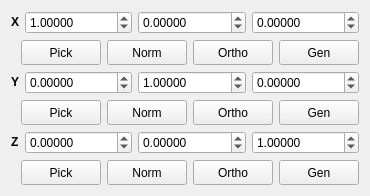
          <widget class="QWidget" name="SourceTab_2">
           <attribute name="title">
            <string>Source</string>
           </attribute>
           <layout class="QVBoxLayout" name="verticalLayout_9">
            <item>
             <layout class="QHBoxLayout" name="horizontalLayout_16">
              <item>
               <widget class="QLabel" name="label_16">
                <property name="sizePolicy">
                 <sizepolicy hsizetype="Fixed" vsizetype="Fixed">
                  <horstretch>0</horstretch>
                  <verstretch>0</verstretch>
                 </sizepolicy>
                </property>
                <property name="font">
                 <font>
                  <weight>75</weight>
                  <bold>true</bold>
                 </font>
                </property>
                <property name="text">
                 <string>X</string>
                </property>
               </widget>
              </item>
              <item>
               <widget class="QDoubleSpinBox" name="ConvertSourceMatrixAXSpin">
                <property name="sizePolicy">
                 <sizepolicy hsizetype="Expanding" vsizetype="Fixed">
                  <horstretch>0</horstretch>
                  <verstretch>0</verstretch>
                 </sizepolicy>
                </property>
                <property name="decimals">
                 <number>5</number>
                </property>
                <property name="minimum">
                 <double>-10.000000000000000</double>
                </property>
                <property name="maximum">
                 <double>10.000000000000000</double>
                </property>
                <property name="singleStep">
                 <double>0.100000000000000</double>
                </property>
                <property name="value">
                 <double>1.000000000000000</double>
                </property>
               </widget>
              </item>
              <item>
               <widget class="QDoubleSpinBox" name="ConvertSourceMatrixAYSpin">
                <property name="sizePolicy">
                 <sizepolicy hsizetype="Expanding" vsizetype="Fixed">
                  <horstretch>0</horstretch>
                  <verstretch>0</verstretch>
                 </sizepolicy>
                </property>
                <property name="decimals">
                 <number>5</number>
                </property>
                <property name="minimum">
                 <double>-10.000000000000000</double>
                </property>
                <property name="maximum">
                 <double>10.000000000000000</double>
                </property>
                <property name="singleStep">
                 <double>0.100000000000000</double>
                </property>
               </widget>
              </item>
              <item>
               <widget class="QDoubleSpinBox" name="ConvertSourceMatrixAZSpin">
                <property name="sizePolicy">
                 <sizepolicy hsizetype="Expanding" vsizetype="Fixed">
                  <horstretch>0</horstretch>
                  <verstretch>0</verstretch>
                 </sizepolicy>
                </property>
                <property name="decimals">
                 <number>5</number>
                </property>
                <property name="minimum">
                 <double>-10.000000000000000</double>
                </property>
                <property name="maximum">
                 <double>10.000000000000000</double>
                </property>
                <property name="singleStep">
                 <double>0.100000000000000</double>
                </property>
               </widget>
              </item>
             </layout>
            </item>
            <item>
             <layout class="QHBoxLayout" name="horizontalLayout_17">
              <item>
               <spacer name="horizontalSpacer_12">
                <property name="orientation">
                 <enum>Qt::Horizontal</enum>
                </property>
                <property name="sizeHint" stdset="0">
                 <size>
                  <width>10</width>
                  <height>20</height>
                 </size>
                </property>
               </spacer>
              </item>
              <item>
               <widget class="QPushButton" name="ConvertSourceDefineAButton">
                <property name="minimumSize">
                 <size>
                  <width>50</width>
                  <height>25</height>
                 </size>
                </property>
                <property name="maximumSize">
                 <size>
                  <width>200</width>
                  <height>25</height>
                 </size>
                </property>
                <property name="toolTip">
                 <string>Choose two atoms to define the X axis</string>
                </property>
                <property name="text">
                 <string>Pick</string>
                </property>
                <property name="icon">
                 <iconset resource="icons.qrc">
                  <normaloff>:/basic/icons/basic_pick.svg</normaloff>:/basic/icons/basic_pick.svg</iconset>
                </property>
                <property name="iconSize">
                 <size>
                  <width>16</width>
                  <height>16</height>
                 </size>
                </property>
                <property name="checkable">
                 <bool>true</bool>
                </property>
               </widget>
              </item>
              <item>
               <widget class="QPushButton" name="ConvertSourceNormaliseAButton">
                <property name="minimumSize">
                 <size>
                  <width>32</width>
                  <height>25</height>
                 </size>
                </property>
                <property name="maximumSize">
                 <size>
                  <width>200</width>
                  <height>25</height>
                 </size>
                </property>
                <property name="toolTip">
                 <string>Normalise vector</string>
                </property>
                <property name="text">
                 <string>Norm</string>
                </property>
                <property name="icon">
                 <iconset resource="icons.qrc">
                  <normaloff>:/vector/icons/vector_normalise.svg</normaloff>:/vector/icons/vector_normalise.svg</iconset>
                </property>
                <property name="iconSize">
                 <size>
                  <width>16</width>
                  <height>16</height>
                 </size>
                </property>
               </widget>
              </item>
              <item>
               <widget class="QPushButton" name="ConvertSourceOrthogonaliseAButton">
                <property name="minimumSize">
                 <size>
                  <width>32</width>
                  <height>25</height>
                 </size>
                </property>
                <property name="maximumSize">
                 <size>
                  <width>200</width>
                  <height>25</height>
                 </size>
                </property>
                <property name="toolTip">
                 <string>Orthogonalise vector w.r.t. Y-axis</string>
                </property>
                <property name="text">
                 <string>Ortho</string>
                </property>
                <property name="icon">
                 <iconset resource="icons.qrc">
                  <normaloff>:/vector/icons/vector_orthogonalise.svg</normaloff>:/vector/icons/vector_orthogonalise.svg</iconset>
                </property>
                <property name="iconSize">
                 <size>
                  <width>16</width>
                  <height>16</height>
                 </size>
                </property>
               </widget>
              </item>
              <item>
               <widget class="QPushButton" name="ConvertSourceGenerateAButton">
                <property name="minimumSize">
                 <size>
                  <width>32</width>
                  <height>25</height>
                 </size>
                </property>
                <property name="maximumSize">
                 <size>
                  <width>200</width>
                  <height>25</height>
                 </size>
                </property>
                <property name="toolTip">
                 <string>Generate axis from cross product of other axes</string>
                </property>
                <property name="text">
                 <string>Gen</string>
                </property>
                <property name="icon">
                 <iconset resource="icons.qrc">
                  <normaloff>:/vector/icons/vector_generatexp.svg</normaloff>:/vector/icons/vector_generatexp.svg</iconset>
                </property>
                <property name="iconSize">
                 <size>
                  <width>16</width>
                  <height>16</height>
                 </size>
                </property>
               </widget>
              </item>
             </layout>
            </item>
            <item>
             <layout class="QHBoxLayout" name="horizontalLayout_18">
              <item>
               <widget class="QLabel" name="label_14">
                <property name="sizePolicy">
                 <sizepolicy hsizetype="Fixed" vsizetype="Fixed">
                  <horstretch>0</horstretch>
                  <verstretch>0</verstretch>
                 </sizepolicy>
                </property>
                <property name="font">
                 <font>
                  <weight>75</weight>
                  <bold>true</bold>
                 </font>
                </property>
                <property name="text">
                 <string>Y</string>
                </property>
               </widget>
              </item>
              <item>
               <widget class="QDoubleSpinBox" name="ConvertSourceMatrixBXSpin">
                <property name="sizePolicy">
                 <sizepolicy hsizetype="Expanding" vsizetype="Fixed">
                  <horstretch>0</horstretch>
                  <verstretch>0</verstretch>
                 </sizepolicy>
                </property>
                <property name="decimals">
                 <number>5</number>
                </property>
                <property name="minimum">
                 <double>-10.000000000000000</double>
                </property>
                <property name="maximum">
                 <double>10.000000000000000</double>
                </property>
                <property name="singleStep">
                 <double>0.100000000000000</double>
                </property>
               </widget>
              </item>
              <item>
               <widget class="QDoubleSpinBox" name="ConvertSourceMatrixBYSpin">
                <property name="sizePolicy">
                 <sizepolicy hsizetype="Expanding" vsizetype="Fixed">
                  <horstretch>0</horstretch>
                  <verstretch>0</verstretch>
                 </sizepolicy>
                </property>
                <property name="decimals">
                 <number>5</number>
                </property>
                <property name="minimum">
                 <double>-10.000000000000000</double>
                </property>
                <property name="maximum">
                 <double>10.000000000000000</double>
                </property>
                <property name="singleStep">
                 <double>0.100000000000000</double>
                </property>
                <property name="value">
                 <double>1.000000000000000</double>
                </property>
               </widget>
              </item>
              <item>
               <widget class="QDoubleSpinBox" name="ConvertSourceMatrixBZSpin">
                <property name="sizePolicy">
                 <sizepolicy hsizetype="Expanding" vsizetype="Fixed">
                  <horstretch>0</horstretch>
                  <verstretch>0</verstretch>
                 </sizepolicy>
                </property>
                <property name="decimals">
                 <number>5</number>
                </property>
                <property name="minimum">
                 <double>-10.000000000000000</double>
                </property>
                <property name="maximum">
                 <double>10.000000000000000</double>
                </property>
                <property name="singleStep">
                 <double>0.100000000000000</double>
                </property>
               </widget>
              </item>
             </layout>
            </item>
            <item>
             <layout class="QHBoxLayout" name="horizontalLayout_19">
              <item>
               <spacer name="horizontalSpacer_13">
                <property name="orientation">
                 <enum>Qt::Horizontal</enum>
                </property>
                <property name="sizeHint" stdset="0">
                 <size>
                  <width>10</width>
                  <height>20</height>
                 </size>
                </property>
               </spacer>
              </item>
              <item>
               <widget class="QPushButton" name="ConvertSourceDefineBButton">
                <property name="minimumSize">
                 <size>
                  <width>50</width>
                  <height>25</height>
                 </size>
                </property>
                <property name="maximumSize">
                 <size>
                  <width>200</width>
                  <height>25</height>
                 </size>
                </property>
                <property name="toolTip">
                 <string>Choose two atoms to define the Y axis</string>
                </property>
                <property name="text">
                 <string>Pick</string>
                </property>
                <property name="icon">
                 <iconset resource="icons.qrc">
                  <normaloff>:/basic/icons/basic_pick.svg</normaloff>:/basic/icons/basic_pick.svg</iconset>
                </property>
                <property name="iconSize">
                 <size>
                  <width>16</width>
                  <height>16</height>
                 </size>
                </property>
                <property name="checkable">
                 <bool>true</bool>
                </property>
               </widget>
              </item>
              <item>
               <widget class="QPushButton" name="ConvertSourceNormaliseBButton">
                <property name="minimumSize">
                 <size>
                  <width>32</width>
                  <height>25</height>
                 </size>
                </property>
                <property name="maximumSize">
                 <size>
                  <width>200</width>
                  <height>25</height>
                 </size>
                </property>
                <property name="toolTip">
                 <string>Normalise vector</string>
                </property>
                <property name="text">
                 <string>Norm</string>
                </property>
                <property name="icon">
                 <iconset resource="icons.qrc">
                  <normaloff>:/vector/icons/vector_normalise.svg</normaloff>:/vector/icons/vector_normalise.svg</iconset>
                </property>
                <property name="iconSize">
                 <size>
                  <width>16</width>
                  <height>16</height>
                 </size>
                </property>
               </widget>
              </item>
              <item>
               <widget class="QPushButton" name="ConvertSourceOrthogonaliseBButton">
                <property name="minimumSize">
                 <size>
                  <width>32</width>
                  <height>25</height>
                 </size>
                </property>
                <property name="maximumSize">
                 <size>
                  <width>200</width>
                  <height>25</height>
                 </size>
                </property>
                <property name="toolTip">
                 <string>Orthogonalise vector w.r.t. X-axis</string>
                </property>
                <property name="text">
                 <string>Ortho</string>
                </property>
                <property name="icon">
                 <iconset resource="icons.qrc">
                  <normaloff>:/vector/icons/vector_orthogonalise.svg</normaloff>:/vector/icons/vector_orthogonalise.svg</iconset>
                </property>
                <property name="iconSize">
                 <size>
                  <width>16</width>
                  <height>16</height>
                 </size>
                </property>
               </widget>
              </item>
              <item>
               <widget class="QPushButton" name="ConvertSourceGenerateBButton">
                <property name="minimumSize">
                 <size>
                  <width>32</width>
                  <height>25</height>
                 </size>
                </property>
                <property name="maximumSize">
                 <size>
                  <width>200</width>
                  <height>25</height>
                 </size>
                </property>
                <property name="toolTip">
                 <string>Generate axis from cross product of other axes</string>
                </property>
                <property name="text">
                 <string>Gen</string>
                </property>
                <property name="icon">
                 <iconset resource="icons.qrc">
                  <normaloff>:/vector/icons/vector_generatexp.svg</normaloff>:/vector/icons/vector_generatexp.svg</iconset>
                </property>
                <property name="iconSize">
                 <size>
                  <width>16</width>
                  <height>16</height>
                 </size>
                </property>
               </widget>
              </item>
             </layout>
            </item>
            <item>
             <layout class="QHBoxLayout" name="horizontalLayout_20">
              <item>
               <widget class="QLabel" name="label_15">
                <property name="sizePolicy">
                 <sizepolicy hsizetype="Fixed" vsizetype="Fixed">
                  <horstretch>0</horstretch>
                  <verstretch>0</verstretch>
                 </sizepolicy>
                </property>
                <property name="font">
                 <font>
                  <weight>75</weight>
                  <bold>true</bold>
                 </font>
                </property>
                <property name="text">
                 <string>Z</string>
                </property>
               </widget>
              </item>
              <item>
               <widget class="QDoubleSpinBox" name="ConvertSourceMatrixCXSpin">
                <property name="enabled">
                 <bool>true</bool>
                </property>
                <property name="sizePolicy">
                 <sizepolicy hsizetype="Expanding" vsizetype="Fixed">
                  <horstretch>0</horstretch>
                  <verstretch>0</verstretch>
                 </sizepolicy>
                </property>
                <property name="decimals">
                 <number>5</number>
                </property>
                <property name="minimum">
                 <double>-10.000000000000000</double>
                </property>
                <property name="maximum">
                 <double>10.000000000000000</double>
                </property>
                <property name="singleStep">
                 <double>0.100000000000000</double>
                </property>
               </widget>
              </item>
              <item>
               <widget class="QDoubleSpinBox" name="ConvertSourceMatrixCYSpin">
                <property name="enabled">
                 <bool>true</bool>
                </property>
                <property name="sizePolicy">
                 <sizepolicy hsizetype="Expanding" vsizetype="Fixed">
                  <horstretch>0</horstretch>
                  <verstretch>0</verstretch>
                 </sizepolicy>
                </property>
                <property name="decimals">
                 <number>5</number>
                </property>
                <property name="minimum">
                 <double>-10.000000000000000</double>
                </property>
                <property name="maximum">
                 <double>10.000000000000000</double>
                </property>
                <property name="singleStep">
                 <double>0.100000000000000</double>
                </property>
               </widget>
              </item>
              <item>
               <widget class="QDoubleSpinBox" name="ConvertSourceMatrixCZSpin">
                <property name="enabled">
                 <bool>true</bool>
                </property>
                <property name="sizePolicy">
                 <sizepolicy hsizetype="Expanding" vsizetype="Fixed">
                  <horstretch>0</horstretch>
                  <verstretch>0</verstretch>
                 </sizepolicy>
                </property>
                <property name="decimals">
                 <number>5</number>
                </property>
                <property name="minimum">
                 <double>-10.000000000000000</double>
                </property>
                <property name="maximum">
                 <double>10.000000000000000</double>
                </property>
                <property name="singleStep">
                 <double>0.100000000000000</double>
                </property>
                <property name="value">
                 <double>1.000000000000000</double>
                </property>
               </widget>
              </item>
             </layout>
            </item>
            <item>
             <layout class="QHBoxLayout" name="horizontalLayout_15">
              <item>
               <spacer name="horizontalSpacer_14">
                <property name="orientation">
                 <enum>Qt::Horizontal</enum>
                </property>
                <property name="sizeHint" stdset="0">
                 <size>
                  <width>10</width>
                  <height>20</height>
                 </size>
                </property>
               </spacer>
              </item>
              <item>
               <widget class="QPushButton" name="ConvertSourceDefineCButton">
                <property name="enabled">
                 <bool>true</bool>
                </property>
                <property name="minimumSize">
                 <size>
                  <width>50</width>
                  <height>25</height>
                 </size>
                </property>
                <property name="maximumSize">
                 <size>
                  <width>200</width>
                  <height>25</height>
                 </size>
                </property>
                <property name="toolTip">
                 <string>Choose two atoms to define the Z axis</string>
                </property>
                <property name="text">
                 <string>Pick</string>
                </property>
                <property name="icon">
                 <iconset resource="icons.qrc">
                  <normaloff>:/basic/icons/basic_pick.svg</normaloff>:/basic/icons/basic_pick.svg</iconset>
                </property>
                <property name="iconSize">
                 <size>
                  <width>16</width>
                  <height>16</height>
                 </size>
                </property>
                <property name="checkable">
                 <bool>true</bool>
                </property>
               </widget>
              </item>
              <item>
               <widget class="QPushButton" name="ConvertSourceNormaliseCButton">
                <property name="minimumSize">
                 <size>
                  <width>32</width>
                  <height>25</height>
                 </size>
                </property>
                <property name="maximumSize">
                 <size>
                  <width>200</width>
                  <height>25</height>
                 </size>
                </property>
                <property name="toolTip">
                 <string>Normalise vector</string>
                </property>
                <property name="text">
                 <string>Norm</string>
                </property>
                <property name="icon">
                 <iconset resource="icons.qrc">
                  <normaloff>:/vector/icons/vector_normalise.svg</normaloff>:/vector/icons/vector_normalise.svg</iconset>
                </property>
                <property name="iconSize">
                 <size>
                  <width>16</width>
                  <height>16</height>
                 </size>
                </property>
               </widget>
              </item>
              <item>
               <widget class="QPushButton" name="ConvertSourceOrthogonaliseCButton">
                <property name="minimumSize">
                 <size>
                  <width>32</width>
                  <height>25</height>
                 </size>
                </property>
                <property name="maximumSize">
                 <size>
                  <width>200</width>
                  <height>25</height>
                 </size>
                </property>
                <property name="toolTip">
                 <string>Orthogonalise vector w.r.t. X-axis</string>
                </property>
                <property name="text">
                 <string>Ortho</string>
                </property>
                <property name="icon">
                 <iconset resource="icons.qrc">
                  <normaloff>:/vector/icons/vector_orthogonalise.svg</normaloff>:/vector/icons/vector_orthogonalise.svg</iconset>
                </property>
                <property name="iconSize">
                 <size>
                  <width>16</width>
                  <height>16</height>
                 </size>
                </property>
               </widget>
              </item>
              <item>
               <widget class="QPushButton" name="ConvertSourceGenerateCButton">
                <property name="minimumSize">
                 <size>
                  <width>32</width>
                  <height>25</height>
                 </size>
                </property>
                <property name="maximumSize">
                 <size>
                  <width>200</width>
                  <height>25</height>
                 </size>
                </property>
                <property name="toolTip">
                 <string>Generate axis from cross product of other axes</string>
                </property>
                <property name="text">
                 <string>Gen</string>
                </property>
                <property name="icon">
                 <iconset resource="icons.qrc">
                  <normaloff>:/vector/icons/vector_generatexp.svg</normaloff>:/vector/icons/vector_generatexp.svg</iconset>
                </property>
                <property name="iconSize">
                 <size>
                  <width>16</width>
                  <height>16</height>
                 </size>
                </property>
               </widget>
              </item>
             </layout>
            </item>
           </layout>
          </widget>
